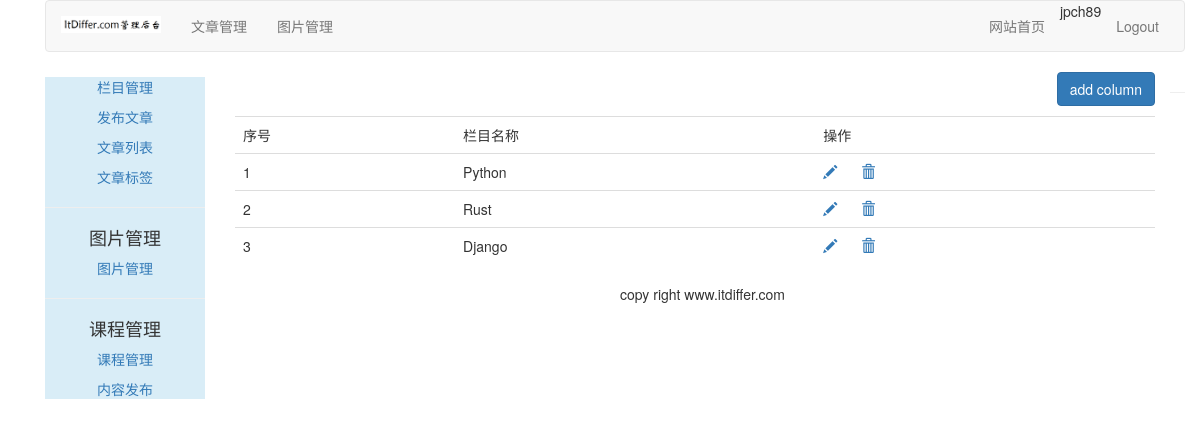
Screenshot of /article/article-column/ (signed in) with the database file from the repository.
### article/models.py (models this page shows, shortened)
class ArticleColumn(models.Model):
    user = models.ForeignKey(
        User, on_delete=models.CASCADE, related_name='article_column')
    column = models.CharField(max_length=200)
    created = models.DateField(auto_now_add=True)

### article/views.py (the view, shortened to what this page needs)
# urls.py: path('article-column/', views.article_column, name='article_column'),
@login_required
@csrf_exempt
def article_column(request):
    if request.method == 'GET':
        columns = ArticleColumn.objects.filter(user=request.user)
        column_form = ArticleColumnForm()
        return render(request, 'article/column/article_column.html', {
            'columns': columns,
            'column_form': column_form
        })

### templates/article/column/article_column.html (shortened to what this page needs)
{% extends "article/base.html" %}
{% load static %}
{% block content %}
<div>
  <p class="text-right">
    <button class="btn btn-primary" onclick="add_column()" id="add column">
      add column
    </button>
  </p>
  <table class="table table-hover">
    <tr>
      <td>序号</td>
      <td>栏目名称</td>
      <td>操作</td>
    </tr>
    {% for column in columns %}
    <tr>
      <td>{{ forloop.counter }}</td>
      <td>{{ column.column }}</td>
      <td>
        <a href="javascript:" name="edit" onclick="edit_column(this, {{ column.id }})">
          <span class="glyphicon glyphicon-pencil"></span>
        </a>
        <a href="javascript:" name="delete" onclick="del_column(this, {{ column.id }})">
          <span class="glyphicon glyphicon-trash" style="margin-left: 20px;"></span>
        </a>
      </td>
    </tr>
    {% empty %}
    <p>还没有设置栏目，太懒了。</p>
    {% endfor %}
  </table>
</div>
{% endblock content %}

### templates/article/header.html
{% load static %}
<div class="container">
  <nav class="navbar navbar-default" role="navigation">
    <div class="navbar-header">
      <a href="http://www.itdiffer.com" class="navbar-brand">
        <img src="{% static 'images/backlogo.png' %}" alt="" width="100px">
      </a>
    </div>
    <div>
      <ul class="nav navbar-nav" role="tablist">
        <li><a href="{% url 'article:article_column' %}">文章管理</a></li>
        <li><a href="{% url 'image:list_images' %}">图片管理</a></li>
      </ul>
      <ul class="nav navbar-nav navbar-right" style="margin-right: 10px;">
        <li><a href="{% url 'blog:blog_title' %}">网站首页</a></li>
        <li><span>{{ user.username }}</span></li>
        <li><a href="{% url 'account:user_logout' %}">Logout</a></li>
      </ul>
    </div>
  </nav>
</div>

### rows the page displays
ArticleColumn: column "Python"
ArticleColumn: column "Rust"
ArticleColumn: column "Django"

### other values shown
{{ user.username }} "jpch89"
